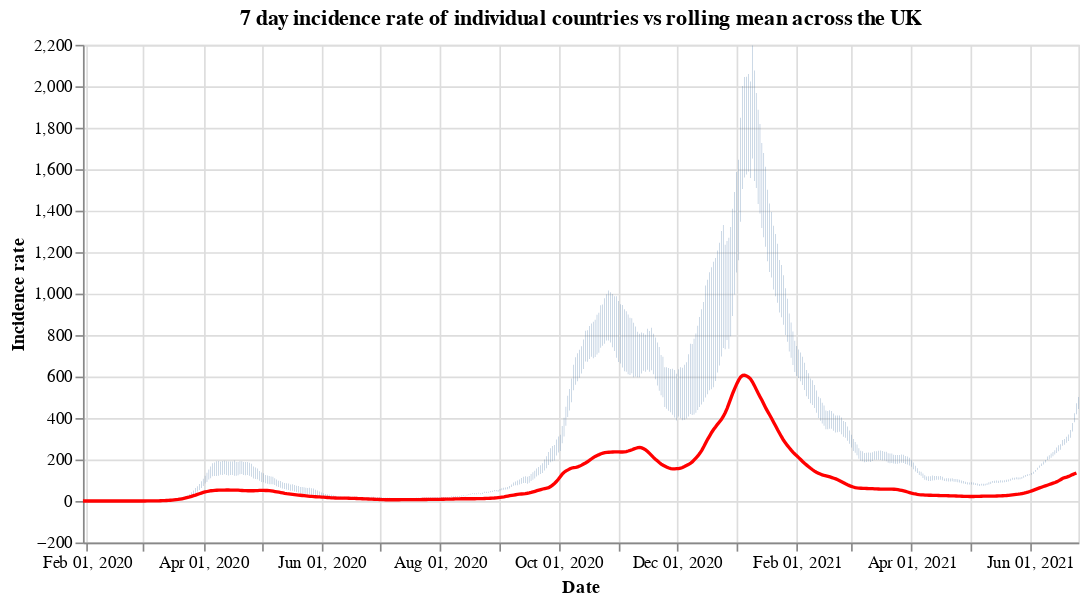

Here is the notebook cell this chart was saved with:
### Code cell
#collapse
countries = uk_cases['areaName'].unique()
countries.sort()

selection = alt.selection_single(
    name='Select',
    fields=['areaName'],
    init={'areaName': 'Wales'},
    bind={'areaName': alt.binding_select(options=countries)}
)

# scatter plot, modify opacity based on selection
bars = alt.Chart(uk_cases).mark_bar().add_selection(
    selection
).encode(
    x=alt.X("yearmonthdate(date):T", axis=alt.Axis(title='Date')),
    y=alt.Y("weeklyCasesRate:Q", axis=alt.Axis(title='Incidence rate')),
    tooltip='weeklyCasesRate:Q',
    opacity=alt.condition(selection, alt.value(1), alt.value(0))
).properties(title=f'7 day incidence rate of individual countries vs rolling mean across the UK', width=600)

line = alt.Chart(overview_cases).mark_line(
    color='red',
    size=2,
).transform_window(
    rolling_mean='mean(weeklyCasesRate)',
    frame=[0, 7]
).encode(
    x='yearmonthdate(date):T',
    y='rolling_mean:Q'
)

alt.layer(bars, line)

### Figure 1 — Vega-Lite specification as saved in the notebook (floating-point values rounded to 4 significant figures; data arrays with more than 128 entries replaced by an {"elided": "..."} marker saying what was removed)
{"config": {"view": {"continuousWidth": 400, "continuousHeight": 300}}, "layer": [{"data": {"name": "data-e18468ae10e63ea8b8ff44da209cdacf"}, "mark": "bar", "encoding": {"opacity": {"condition": {"value": 1, "selection": "Select"}, "value": 0}, "tooltip": {"type": "quantitative", "field": "weeklyCasesRate"}, "x": {"type": "temporal", "axis": {"title": "Date"}, "field": "date", "timeUnit": "yearmonthdate"}, "y": {"type": "quantitative", "axis": {"title": "Incidence rate"}, "field": "weeklyCasesRate"}}, "selection": {"Select": {"type": "single", "fields": ["areaName"], "init": {"areaName": "Wales"}, "bind": {"areaName": {"input": "select", "options": ["England", "Northern Ireland", "Scotland", "Wales"]}}}}, "title": "7 day incidence rate of individual countries vs rolling mean across the UK", "width": 600}, {"data": {"name": "data-0c57226bef89e007ae9738841acb94d2"}, "mark": {"type": "line", "color": "red", "size": 2}, "encoding": {"x": {"type": "temporal", "field": "date", "timeUnit": "yearmonthdate"}, "y": {"type": "quantitative", "field": "rolling_mean"}}, "transform": [{"window": [{"op": "mean", "field": "weeklyCasesRate", "as": "rolling_mean"}], "frame": [0, 7]}]}], "$schema": "https://vega.github.io/schema/vega-lite/v4.8.1.json", "datasets": {"data-e18468ae10e63ea8b8ff44da209cdacf": {"elided": "1960 records"}, "data-0c57226bef89e007ae9738841acb94d2": {"elided": "513 records"}}}
